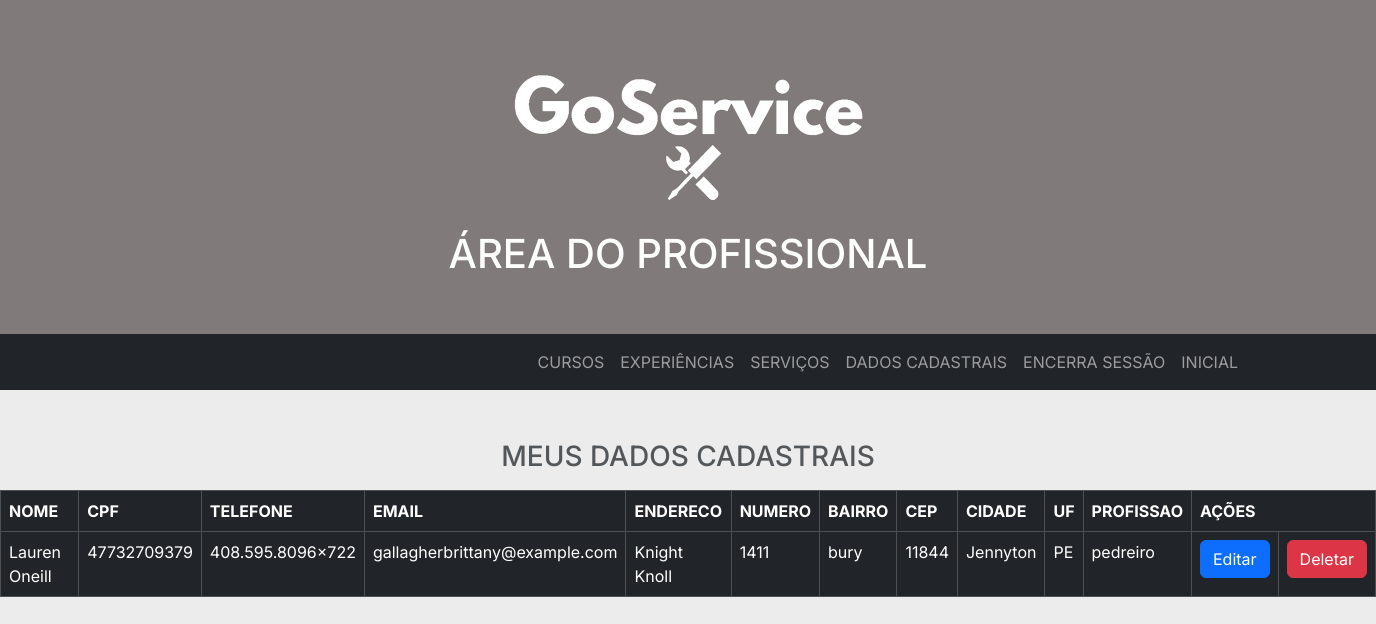
The page /visual_profissional (signed in) on the database its author committed.
### tables this page shows
CREATE TABLE "profissionais"(
        "ID_profiss" INTEGER PRIMARY KEY AUTOINCREMENT,
        "nome"      TEXT,
        "CPF"       TEXT,
        "telefone"  TEXT,
        "email"     TEXT,
        "endereco"  TEXT,
        "num"       TEXT,
        "bairro"    TEXT,
        "CEP"       TEXT,
        cidade      TEXT,
        "uf"        TEXT,
        "profissao" TEXT
        );

### profissional.py (the view)
@bp_profissional.route('/visual_profissional')
def visual_profissional():
    con=sql.connect('goservice.db')
    cur=con.cursor()
    con.row_factory=sql.Row
    id_profiss=get_id_usuario()
    consulta = '''  SELECT pr.ID_profiss, pr.nome, pr.CPF, pr.telefone, pr.email, pr.endereco, pr.num, pr.bairro, pr.CEP, pr.cidade, pr.uf, pr.profissao
                    FROM profissionais AS pr
                    WHERE pr.ID_profiss=?'''
    cur.execute(consulta, (id_profiss,))
    profissional = cur.fetchone()
    con.close()
    return render_template('/profissional/visual_profissional.html', datas=profissional)

### login.py (called while the page is built)
@login_manager.user_loader
def load_user(user_id):
    con = sql.connect('goservice.db')
    cur = con.cursor()
    cur.execute("SELECT * FROM loginProf WHERE username=?", (user_id,))
    user_prof = cur.fetchone()
    if user_prof:
        return User_profiss(user_prof[1])
    cur.execute("SELECT * FROM loginCli WHERE username=?", (user_id,))
    user_cli = cur.fetchone()
    if user_cli:
        return UserCliente(user_cli[1])
    return None

def get_id_usuario():
    con = sql.connect('goservice.db')
    cur = con.cursor()
    cur.execute("SELECT * FROM loginProf WHERE username=?", (current_user.id,))
    id_profiss = cur.fetchone()
    print(id_profiss)
    return id_profiss[0]

### templates/profissional/visual_profissional.html
{% extends '/bases/base_index_profiss.html' %}
{% block customCSS %}
    <link rel="stylesheet" href="{{ url_for('static', filename='css/estilo_cadastro')}}" >
{% endblock %}
{% block body %}
<h3 class="text-center text-muted mb-3">MEUS DADOS CADASTRAIS</h3>
{% block content %}
  <table class="table table-bordered table-dark bg-dark tabela" >
    <thead>
      <tr>
        <th scope="col">NOME</th>
        <th scope="col">CPF</th>
        <th scope="col">TELEFONE</th>
        <th scope="col">EMAIL</th>
        <th scope="col">ENDERECO</th>
        <th scope="col">NUMERO</th>
        <th scope="col">BAIRRO</th>
        <th scope="col">CEP</th>
        <th scope="col">CIDADE</th>
        <th scope="col">UF</th>
        <th scope="col">PROFISSAO</th>
        <th colspan="2">AÇÕES</th>
      </tr>
    </thead>
    <tbody>
      <tr>
        <td>{{ datas[1] }}</td>
        <td>{{ datas[2] }}</td>
        <td>{{ datas[3] }}</td>
        <td>{{ datas[4] }}</td>
        <td>{{ datas[5] }}</td>
        <td>{{ datas[6] }}</td>
        <td>{{ datas[7] }}</td>
        <td>{{ datas[8] }}</td>
        <td>{{ datas[9] }}</td>
        <td>{{ datas[10] }}</td>
        <td>{{ datas[11] }}</td>
        <td><a href="{{url_for('profissional.edit_profissionais', idProf=datas[0])}}" class="btn btn-primary">Editar</a></td>
        <td><a href="{{url_for('profissional.delete_profissionais', idProf=datas[0])}}" class="btn btn-danger" onclick="return confirm('Tem certeza que deseja apagar?')">Deletar</a></td>
      </tr>
    </tbody>
  </table>
{% endblock %}
{% endblock %}

### static/css/estilo_lista.css (style rules this page uses)
:root { --cor-preta: #000; --cor-branca: #FFF; --cor-cinza: #ECECEC; --cor-cinza-escuro: #CBC8C8; --fonte-inter: 'Inter', sans-serif; }
* { margin: 0; padding: 0; box-sizing: border-box; }
body { font-family: 'Inter', sans-serif; background-color: var(--cor-cinza); color: var(--cor-preta); }

### rows shown on the page
profissionais: nome "Lauren Oneill", CPF "47732709379", telefone "408.595.8096x722", email "gallagherbrittany@example.com", endereco "Knight Knoll", num "1411", bairro "bury", CEP "11844", cidade "Jennyton", uf "PE", profissao "pedreiro"
